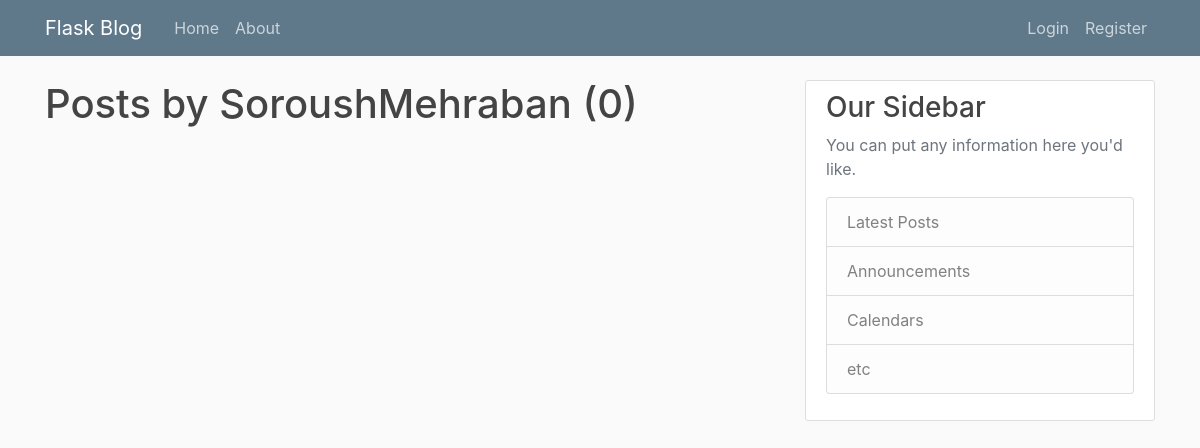
Page /user/SoroushMehraban on the earlier database version.
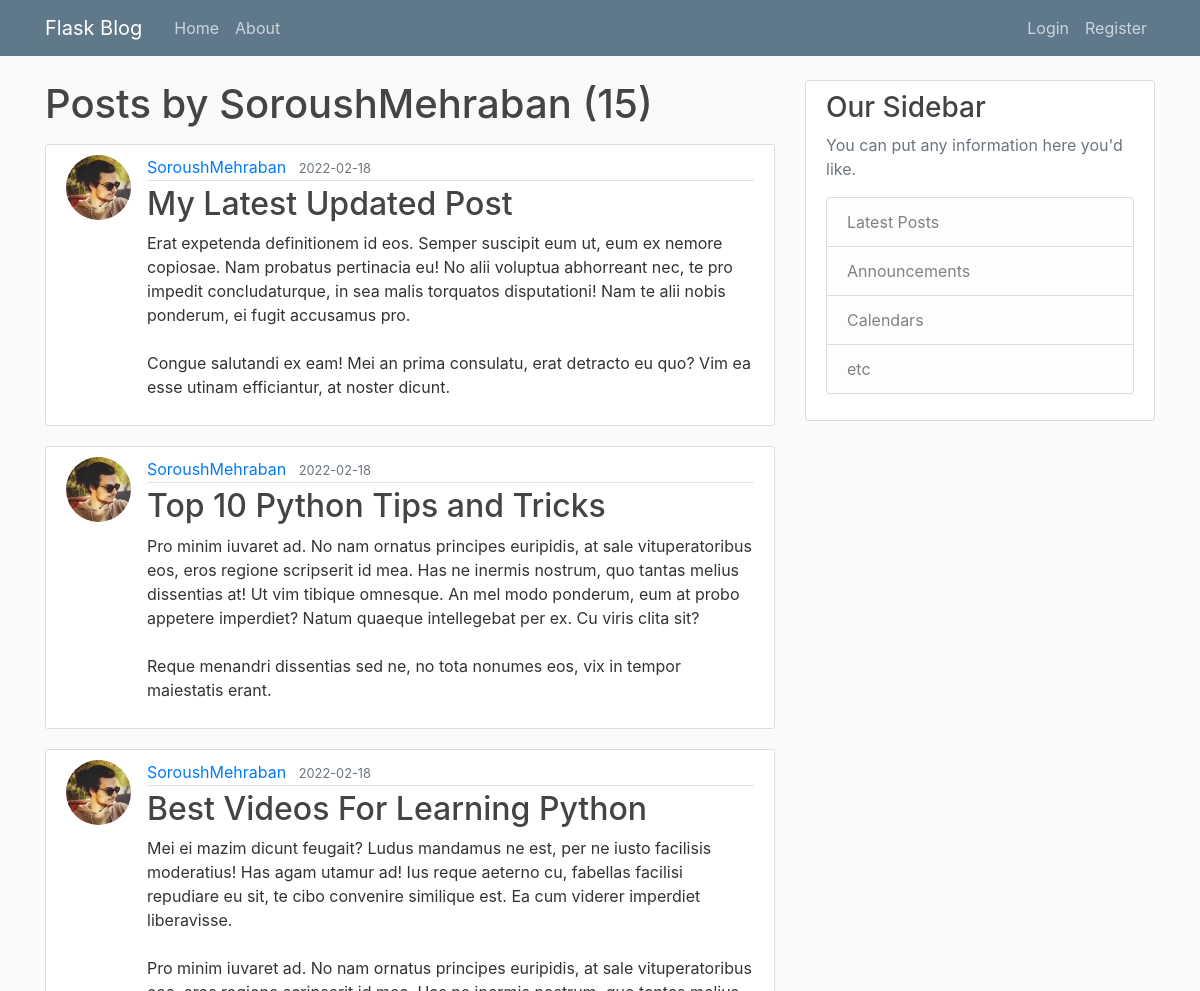
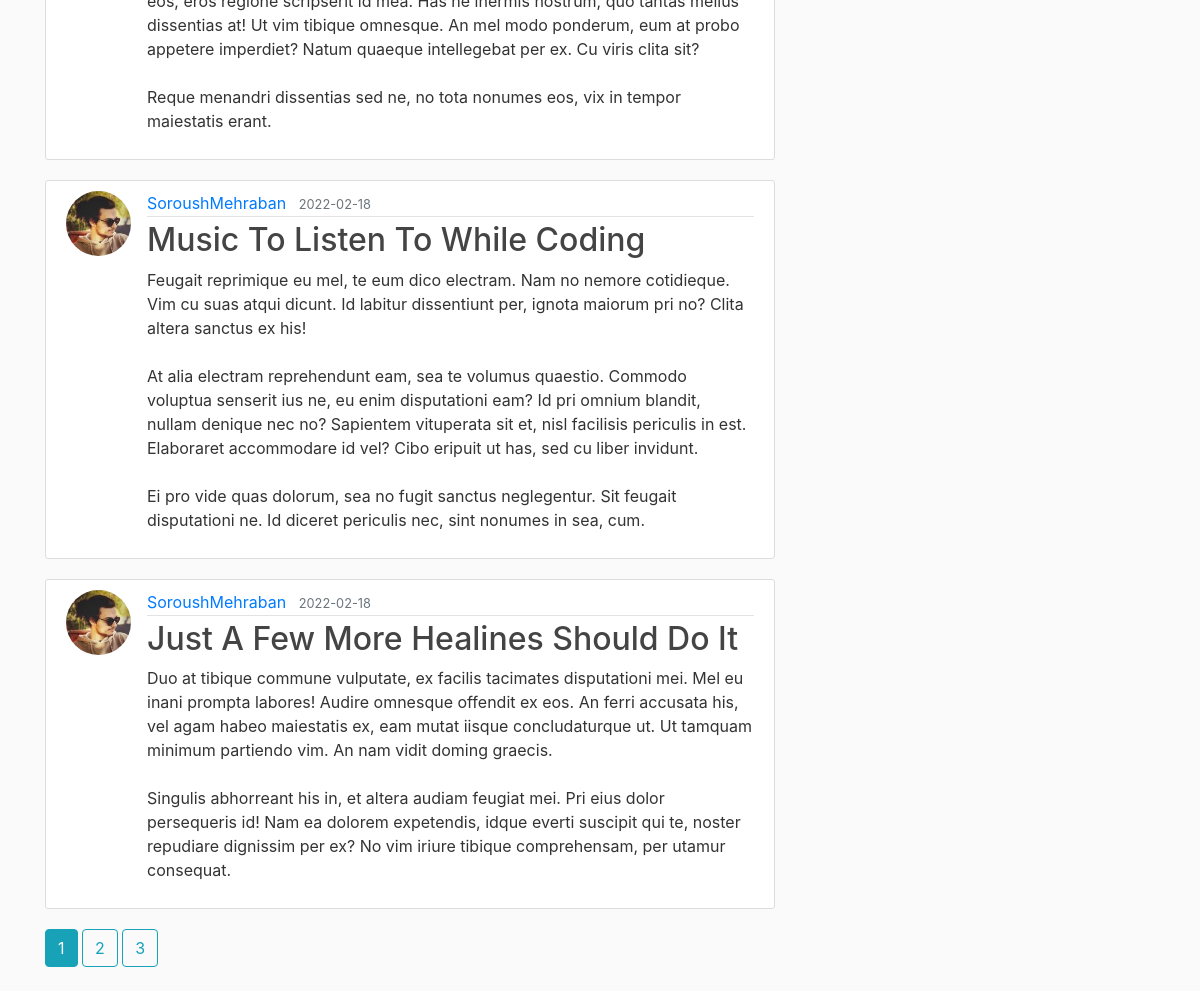
Same page on the later database version (2 pictures, top to bottom).
### flaskblog/models.py (models this page shows, shortened)
class Post(db.Model):
    id = db.Column(db.Integer, primary_key=True)
    title = db.Column(db.String(100), nullable=False)
    date_posted = db.Column(db.DateTime, nullable=False, default=datetime.utcnow)
    content = db.Column(db.Text, nullable=False)
    user_id = db.Column(db.Integer, db.ForeignKey('user.id'), nullable=False)

class User(db.Model, UserMixin):
    id = db.Column(db.Integer, primary_key=True)
    username = db.Column(db.String(20), unique=True, nullable=False)
    email = db.Column(db.String(120), unique=True, nullable=False)
    image_file = db.Column(db.String(20), nullable=False, default='default.jpg')
    password = db.Column(db.String(60), nullable=False)
    posts = db.relationship("Post", backref="author", lazy=True)

### flaskblog/users/routes.py (the view)
@users.route("/user/<string:username>")
def user_posts(username):
    page = request.args.get('page', default=1, type=int)
    user = User.query.filter_by(username=username).first_or_404()
    posts = Post.query.filter_by(author=user) \
        .order_by(Post.date_posted.desc()) \
        .paginate(per_page=5, page=page)
    return render_template('user_posts.html', posts=posts, user=user)

### flaskblog/templates/user_posts.html
{% extends "layout.html" %}
{% block content %}
<h1 class="mb-3">Posts by {{ user.username }} ({{ posts.total }})</h1>
{% for post in posts.items %}
<article class="media content-section">
    <img src="{{ url_for('static', filename='profile_pics/' + post.author.image_file) }}" alt="" class="rounded-circle article-img">
    <div class="media-body">
        <div class="article-metadata">
            <a class="mr-2" href="{{ url_for('users.user_posts', username=post.author.username) }}">{{ post.author.username }}</a>
            <small class="text-muted">{{ post.date_posted.strftime('%Y-%m-%d') }}</small>
        </div>
        <h2><a class="article-title" href="{{ url_for('posts.post', post_id=post.id) }}">{{ post.title }}</a></h2>
        <p class="article-content">{{ post.content }}</p>
    </div>
</article>
{% endfor %}
{% for page_number in posts.iter_pages(left_edge=1, right_edge=1, left_current=1, right_current=2) %}
    {% if page_number %}
        {% if posts.page == page_number %}
        <a class="btn btn-info mb-4" href="{{ url_for('users.user_posts', username=user.username, page=page_number) }}">{{ page_number }}</a>
        {% else %}
        <a class="btn btn-outline-info mb-4" href="{{ url_for('users.user_posts', username=user.username, page=page_number) }}">{{ page_number }}</a>
        {% endif %}
    {% else %}
        ...
    {% endif %}
{% endfor %}
{% endblock content %}

Differences in the rows shown:
added Post: image_file (picture), author.username "SoroushMehraban", date_posted "2022-02-18", title "My Latest Updated Post", content "Erat expetenda definitionem id eos. Semper suscipit eum ut, eum ex nemore copiosae. Nam probatus pertinacia eu! No alii voluptua abhorreant nec, te pro impedit concludaturque, in sea malis torquatos disputationi! Nam te alii nobis ponderum, ei fugit accusamus pro. Congue salutandi ex eam! Mei an prima consulatu, erat detracto eu quo? Vim ea esse utinam efficiantur, at noster dicunt."
added Post: image_file (picture), author.username "SoroushMehraban", date_posted "2022-02-18", title "Top 10 Python Tips and Tricks", content "Pro minim iuvaret ad. No nam ornatus principes euripidis, at sale vituperatoribus eos, eros regione scripserit id mea. Has ne inermis nostrum, quo tantas melius dissentias at! Ut vim tibique omnesque. An mel modo ponderum, eum at probo appetere imperdiet? Natum quaeque intellegebat per ex. Cu viris clita sit? Reque menandri dissentias sed ne, no tota nonumes eos, vix in tempor maiestatis erant."
added Post: image_file (picture), author.username "SoroushMehraban", date_posted "2022-02-18", title "Best Videos For Learning Python", content "Mei ei mazim dicunt feugait? Ludus mandamus ne est, per ne iusto facilisis moderatius! Has agam utamur ad! Ius reque aeterno cu, fabellas facilisi repudiare eu sit, te cibo convenire similique est. Ea cum viderer imperdiet liberavisse. Pro minim iuvaret ad. No nam ornatus principes euripidis, at sale vituperatoribus eos, eros regione scripserit id mea. Has ne inermis nostrum, quo tantas melius dissentias at! Ut vim tibique omnesque. An mel modo ponderum, eum at probo appetere imperdiet? Natum quaeque intellegebat per ex. Cu viris clita sit? Reque menandri dissentias sed ne, no tota nonumes eos, vix in tempor maiestatis erant."
added Post: image_file (picture), author.username "SoroushMehraban", date_posted "2022-02-18", title "Music To Listen To While Coding", content "Feugait reprimique eu mel, te eum dico electram. Nam no nemore cotidieque. Vim cu suas atqui dicunt. Id labitur dissentiunt per, ignota maiorum pri no? Clita altera sanctus ex his! At alia electram reprehendunt eam, sea te volumus quaestio. Commodo voluptua senserit ius ne, eu enim disputationi eam? Id pri omnium blandit, nullam denique nec no? Sapientem vituperata sit et, nisl facilisis periculis in est. Elaboraret accommodare id vel? Cibo eripuit ut has, sed cu liber invidunt. Ei pro vide quas dolorum, sea no fugit sanctus neglegentur. Sit feugait disputationi ne. Id diceret periculis nec, sint nonumes in sea, cum."
added Post: image_file (picture), author.username "SoroushMehraban", date_posted "2022-02-18", title "Just A Few More Healines Should Do It", content "Duo at tibique commune vulputate, ex facilis tacimates disputationi mei. Mel eu inani prompta labores! Audire omnesque offendit ex eos. An ferri accusata his, vel agam habeo maiestatis ex, eam mutat iisque concludaturque ut. Ut tamquam minimum partiendo vim. An nam vidit doming graecis. Singulis abhorreant his in, et altera audiam feugiat mei. Pri eius dolor persequeris id! Nam ea dolorem expetendis, idque everti suscipit qui te, noster repudiare dignissim per ex? No vim iriure tibique comprehensam, per utamur consequat."
Other differences:
{{ posts.total }}: "0" → "15"
new list line: "1"
new list line: "2"
new list line: "3"
